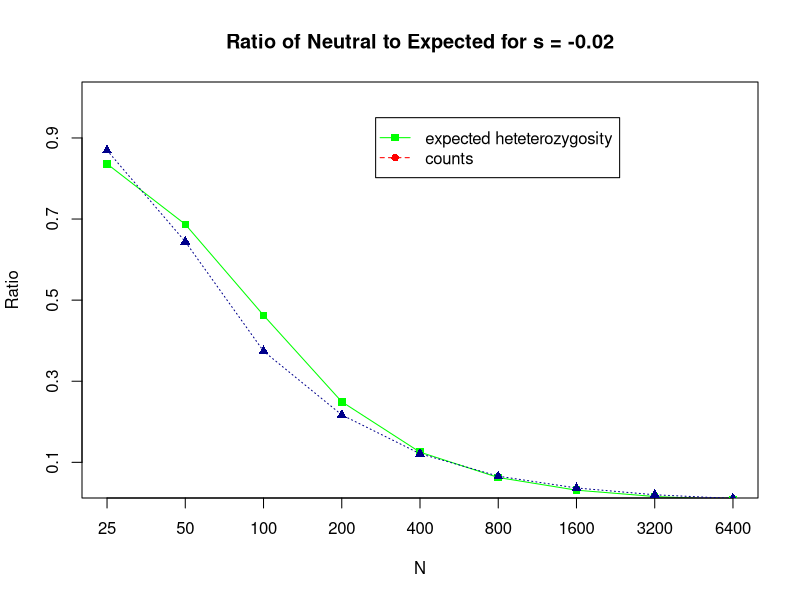

Source code (R): (Note: this script raises an error after producing the figure.)
# Create plot of H1/H0 2*(4*N*s-1+exp(-4*N*s))/(4*N*s(1-exp(-4*N*s)))
#   which is equation 5.25, page 250 of Hartl & Clark 4th edition.
# This version of 3/16/18 does not include the counts, only neutral and selected.
# H1 is heterozygosity with selection, H0 is neutral heterozygosity
# This version (6/1/17) relies on the spreadsheet to calculate the H1/H0 ratio and the observed ratios.
# The spreadsheet is built by concatenating the results for different selection coefficient.
# Remember that the formulas must be "filled" for each section of the spreadsheet.
setwd("../../data/6_1_17/2_22_17/")   # Doesn't work, but shows the right directory
setwd("nearly-neutral/data/9_13_17fixed/")   # Doesn't work, but shows the right directory

# Remember that when saving from xlsx to csv, you need to check that the N_list and mu_list parameter lines are preceded by a #
s_all = read.csv("in_fixed_mulist_N25_6400_s_all_ratios.csv",comment.char="#")
s_neut=subset(s_all,s==0.0,select=c(s,N,ave_heteroz,observed_heteroz_ratio,expected_heteroz_ratio,ave_innov_count,count_ratio))
s0005=subset(s_all,s==-0.0005,select=c(s,N,ave_heteroz,observed_heteroz_ratio,expected_heteroz_ratio,ave_innov_count,count_ratio))
s001=subset(s_all,s==-0.001,select=c(s,N,ave_heteroz,observed_heteroz_ratio,expected_heteroz_ratio,ave_innov_count,count_ratio))
s002=subset(s_all,s==-0.002,select=c(s,N,ave_heteroz,observed_heteroz_ratio,expected_heteroz_ratio,ave_innov_count,count_ratio))
s005=subset(s_all,s==-0.005,select=c(s,N,ave_heteroz,observed_heteroz_ratio,expected_heteroz_ratio,ave_innov_count,count_ratio))
s01=subset(s_all,s==-0.01,select=c(s,N,ave_heteroz,observed_heteroz_ratio,expected_heteroz_ratio,ave_innov_count,count_ratio))
s02=subset(s_all,s==-0.02,select=c(s,N,ave_heteroz,observed_heteroz_ratio,expected_heteroz_ratio,ave_innov_count,count_ratio))

colors= c("green","red","darkblue","coral4","cyan","orange","brown")
pchars = c(15,16,17,18,19,20,14)
linetypes = c(1,2,3,4,5,6,7)
labels=c("expected heteterozygosity","counts")
#labels=c("observed heterozygosity","expected heteterozygosity")
#labels=c("observed heterozygosity","expected heteterozygosity","counts")

# Uncomment the line corresponding to the selection coefficient s that you want.
#sss = setNames(s0005, names(s0005)); legend_right=50; legend_max = 0.3;
#sss = setNames(s001, names(s001)); legend_right=50; legend_max = 0.3;
#sss = setNames(s002, names(s002)); legend_right=50; legend_max = 0.3;
#sss = setNames(s005, names(s005)); legend_right=50; legend_max = 0.3;
#sss = setNames(s01, names(s01)); legend_right=270; legend_max = 0.95;
sss = setNames(s02, names(s02)); legend_right=270; legend_max = 0.95;
dev.off()
plot(sss$N,sss$expected_heteroz_ratio,type="l",log="x",ylim=c(0.05,1.00),col=colors[1],lty=1,xlab="N",ylab="Ratio",xaxt="n",yaxt="n")
axis(1,at=sss$N)
axis(2,at=c(0.1,0.3,0.5,0.7,0.9))
points(sss$N,sss$expected_heteroz_ratio,col=colors[1],pch=pchars[1])
#lines(sss$N,sss$observed_heteroz_ratio,col=colors[2],lty=2,pch=pchars[2])
#points(sss$N,sss$observed_heteroz_ratio,col=colors[2],pch=pchars[2])
lines(sss$N,sss$count_ratio,col=colors[3],lty=3,pch=pchars[3])
points(sss$N,sss$count_ratio,col=colors[3],pch=pchars[3])
legend(legend_right,legend_max,labels,col=colors,pch=pchars,lty=linetypes)
title(paste0("Ratio of Neutral to Expected for s = ",sss$s[1]))
dev.copy(png,paste0("het_ratio_neut_to_exp_s_",sss$s[1],".png"))
dev.off()
dev.copy(tiff,paste0("het_ratio_neut_to_exp_s_",sss$s[1],".tiff"))
dev.off()
dev.copy(pdf,paste0("het_ratio_neut_to_exp_s_",sss$s[1],".pdf"))
dev.off()



